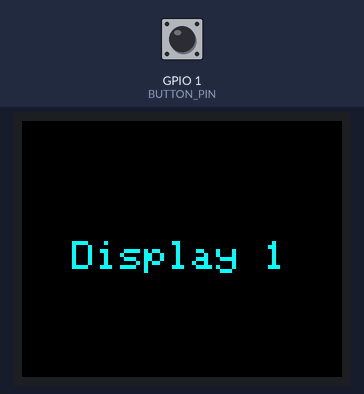
Recording of a sketch running on a simulated Seeed XIAO ESP32-S3. Shown: 160×128 colour display. Inputs (shaded band) come from the test bench; at power-on: GPIO 1 (BUTTON_PIN) HIGH. What the sketch prints to the serial monitor is not drawn. At 7.7 s the program restarts the board; the recording ends there.

Above: at 1.3 s.
1.4 s: GPIO 1 (BUTTON_PIN) pulled LOW for 0.15 s
At 2.7 s:
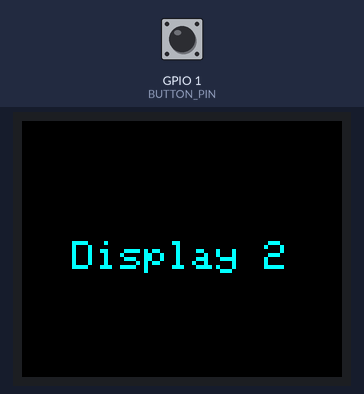
3.0 s: GPIO 1 (BUTTON_PIN) pulled LOW for 3.2 s
At 7.0 s:
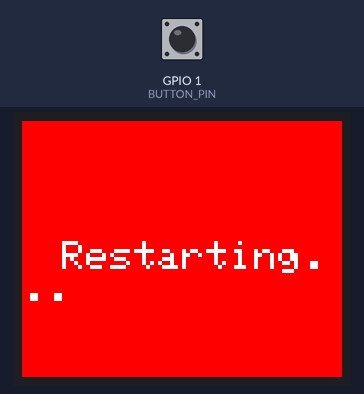
Timing chart, 0 to 7.7 s (numbered marks = the images above; inputs shaded):
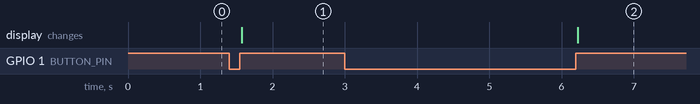

Measured:
- after the input at 1.4 s, the display: changes after 0.17 s (image 1)
- after the input at 3.0 s, the display: changes after 3.2 s (image 2)

The sketch:

display_button__multi_screen.ino
```cpp
/*
    Multi Screen Display Switching with Tactile Button

    Hardware Testing Information:
    - Board : Seeed Studio XIAO ESP32S3 Series
*/

#include <Adafruit_GFX.h>
#include <Adafruit_ST7735.h>
#include <SPI.h>

// Define pins for ST7735
#define TFT_CS   3
#define TFT_RST  2
#define TFT_DC   44

#define BUTTON_PIN    1
#define NUM_SCREENS   3
#define LONG_PRESS_TIME 2000

Adafruit_ST7735 tft = Adafruit_ST7735(TFT_CS, TFT_DC, TFT_RST);

unsigned long buttonPressedTime = 0;
bool buttonState = HIGH;
bool lastButtonState = HIGH;
int currentScreen = 0;

void setup() {
    pinMode(BUTTON_PIN, INPUT_PULLUP);
    Serial.begin(115200);

    // TFT init
    tft.initR(INITR_BLACKTAB);
    tft.setRotation(3);
    tft.fillScreen(ST77XX_BLACK);

    Serial.println("ESP32 Booted. Initializing display...");
    showScreen(currentScreen);
}

void loop() {
    buttonState = digitalRead(BUTTON_PIN);

    if (lastButtonState == HIGH && buttonState == LOW) {
        buttonPressedTime = millis();
        Serial.println("Button pressed");
    }

    if (lastButtonState == LOW && buttonState == HIGH) {
        unsigned long pressDuration = millis() - buttonPressedTime;
        Serial.print("Button released after ");
        Serial.print(pressDuration);
        Serial.println(" ms");

        if (pressDuration < LONG_PRESS_TIME) {
            currentScreen = (currentScreen + 1) % NUM_SCREENS;
            Serial.print("Short press: Switching to screen ");
            Serial.println(currentScreen + 1);
            showScreen(currentScreen);
        } else {
            Serial.println("Long press: Restarting ESP32...");
            tft.fillScreen(ST77XX_RED);
            tft.setTextColor(ST77XX_WHITE);
            tft.setTextSize(2);
            tft.setCursor(20, 60);
            tft.print("Restarting...");
            delay(1500);
            ESP.restart();
        }
    }

    lastButtonState = buttonState;
}

void showScreen(int screen) {
    tft.fillScreen(ST77XX_BLACK);
    tft.setTextColor(ST77XX_CYAN);
    tft.setTextSize(2);
    tft.setCursor(25, 60);

    switch(screen) {
        case 0:
            Serial.println("Displaying: Screen 1");
            tft.print("Display 1");
            break;
        case 1:
            Serial.println("Displaying: Screen 2");
            tft.print("Display 2");
            break;
        case 2:
            Serial.println("Displaying: Screen 3");
            tft.print("Display 3");
            break;
        default:
            Serial.println("Error: Invalid screen number");
            break;
    }
}
```
